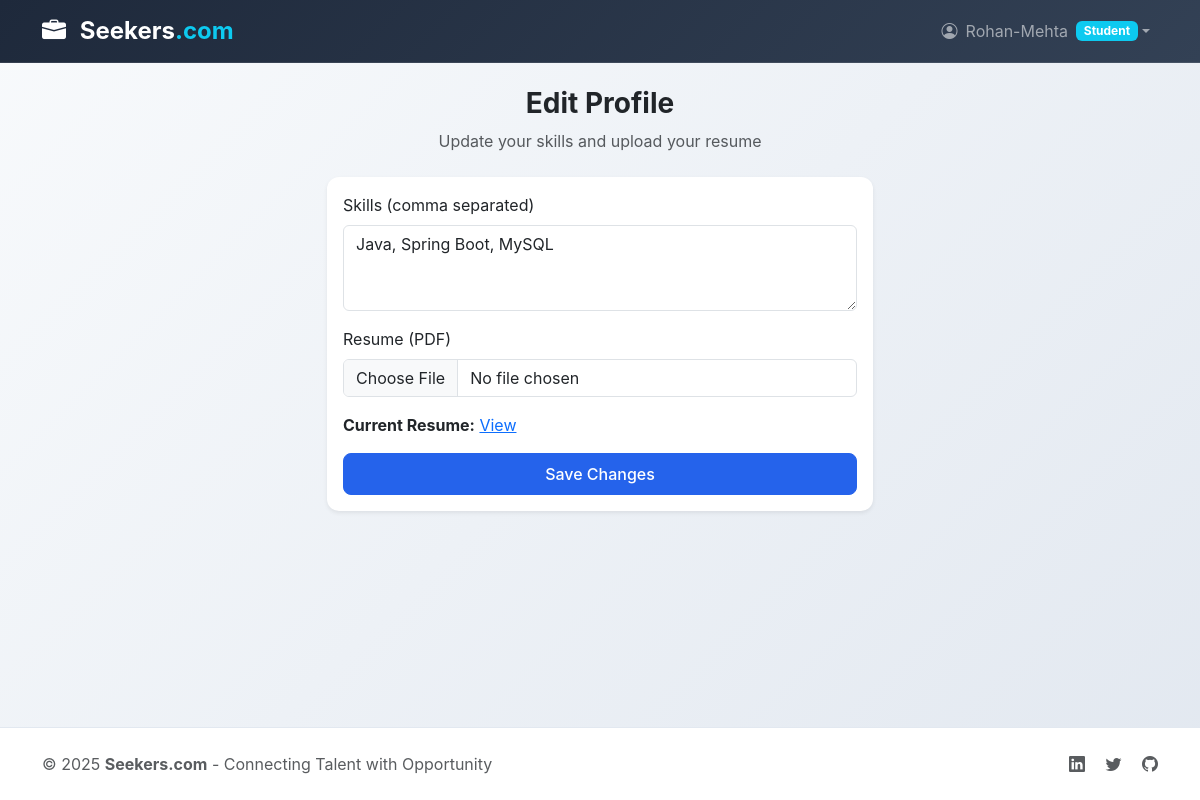
Screenshot of /accounts/profile/edit/ (signed in) with the database file from the repository.
### accounts/models.py (models this page shows, shortened)
class User(AbstractUser):
    ROLE_CHOICES = (
        ('student', 'Student'),
        ('company', 'Company'),
        ('interviewer', 'Interviewer'),
        ('admin', 'Admin'),
    )
    role = models.CharField(max_length=20, choices=ROLE_CHOICES)

class Profile(models.Model):
    ROLE_CHOICES = (
        ('student', 'Student'),
        ('company', 'Company'),
        ('interviewer', 'Interviewer'),
    )
    user = models.OneToOneField(User, on_delete=models.CASCADE)
    role = models.CharField(max_length=20, choices=ROLE_CHOICES)
    skills = models.TextField(blank=True)
    resume = models.FileField(upload_to='resumes/', blank=True, null=True)

### accounts/decorators.py (the view)
        def wrapper(request, *args, **kwargs):
            if not hasattr(request.user, 'profile'):
                return redirect('login')
            if request.user.profile.role != role:
                return redirect('login')
            return view_func(request, *args, **kwargs)

### accounts/views.py (called while the page is built)
@login_required
@role_required('student')
def edit_profile(request):
    profile = request.user.profile
    if request.method == 'POST':
        profile.skills = request.POST.get('skills')
        if 'resume' in request.FILES:
            profile.resume = request.FILES['resume']
        profile.save()
        return redirect('student_dashboard')
    return render(request, 'accounts/edit_profile.html', {'profile': profile})

### templates/accounts/edit_profile.html (shortened to what this page needs)
{% extends 'base.html' %}
{% block content %}
<div class="row justify-content-center">
    <div class="col-md-6">
        <div class="mb-4 text-center">
            <h3 class="fw-bold">Edit Profile</h3>
            <p class="text-muted">
                Update your skills and upload your resume
            </p>
        </div>
        <div class="card shadow-sm">
            <div class="card-body">
                <form method="post" enctype="multipart/form-data">
                    <div class="mb-3">
                        <label for="skills" class="form-label">Skills (comma separated)</label>
                        <textarea name="skills" id="skills" class="form-control" rows="3">{{ profile.skills }}</textarea>
                    </div>
                    <div class="mb-3">
                        <label for="resume" class="form-label">Resume (PDF)</label>
                        <input type="file" name="resume" id="resume" class="form-control">
                    </div>
                    {% if profile.resume %}
                        <div class="mb-3">
                            <strong>Current Resume:</strong>
                            <a href="{{ profile.resume.url }}" target="_blank">View</a>
                        </div>
                    {% endif %}
                    <div class="d-grid">
                        <button type="submit" class="btn btn-primary">
                            Save Changes
                        </button>
                    </div>
                </form>
            </div>
        </div>
    </div>
</div>
{% endblock %}

### templates/base.html (shortened to what this page needs)
<!DOCTYPE html>
<html lang="en">
<head>
    <link href="https://cdn.jsdelivr.net/npm/bootstrap@5.3.2/dist/css/bootstrap.min.css" rel="stylesheet">
    <link href="https://cdn.jsdelivr.net/npm/bootstrap-icons@1.11.0/font/bootstrap-icons.css" rel="stylesheet">
</head>
<body class="d-flex flex-column min-vh-100">
<nav class="navbar navbar-expand-lg navbar-dark sticky-top">
    <div class="container">
        <a class="navbar-brand" href="{% url 'home' %}">
            <i class="bi bi-briefcase-fill me-2"></i>
            Seekers<span class="text-info">.com</span>
        </a>
        <div class="collapse navbar-collapse" id="navbarNav">
            <div class="navbar-nav ms-auto">
                {% if user.is_authenticated %}
                    <div class="nav-item dropdown">
                        <a class="nav-link dropdown-toggle d-flex align-items-center" href="#" role="button" data-bs-toggle="dropdown">
                            <i class="bi bi-person-circle me-2"></i>
                            {{ user.username }}
                            <span class="badge bg-info ms-2">{{ user.role|title }}</span>
                        </a>
                    </div>
                {% endif %}
            </div>
        </div>
    </div>
</nav>
<main class="flex-grow-1">
    <div class="container py-4">
        {% block content %}
        {% endblock %}
    </div>
</main>
<footer class="footer py-4">
    <div class="container text-center">
        <div class="row align-items-center">
            <div class="col-md-6 text-md-start">
                <p class="mb-0 text-muted">
                    © 2025 <strong>Seekers.com</strong> - Connecting Talent with Opportunity
                </p>
            </div>
            <div class="col-md-6 text-md-end">
                <div class="social-links">
                    <a href="#" class="text-muted me-3"><i class="bi bi-linkedin"></i></a>
                    <a href="#" class="text-muted me-3"><i class="bi bi-twitter"></i></a>
                    <a href="#" class="text-muted"><i class="bi bi-github"></i></a>
                </div>
            </div>
        </div>
    </div>
</footer>
</body>
</html>

### templates/base.html (style rules this page uses)
:root { --primary-color: #2563eb; --secondary-color: #64748b; --success-color: #059669; --warning-color: #d97706; --danger-color: #dc2626; }
body { font-family: 'Inter', -apple-system, BlinkMacSystemFont, sans-serif; background: linear-gradient(135deg, #f8fafc 0%, #e2e8f0 100%); min-height: 100vh; }
.navbar-brand { font-weight: 700; font-size: 1.5rem; }
.card { border: none; border-radius: 12px; box-shadow: 0 4px 6px -1px rgba(0, 0, 0, 0.1); transition: all 0.3s ease; }
.btn { border-radius: 8px; font-weight: 500; padding: 0.5rem 1rem; transition: all 0.2s ease; }
.btn-primary { background: var(--primary-color); border-color: var(--primary-color); }
.navbar { background: linear-gradient(135deg, #1e293b 0%, #334155 100%) !important; backdrop-filter: blur(10px); border-bottom: 1px solid rgba(255, 255, 255, 0.1); }
.footer { background: white; border-top: 1px solid #e2e8f0; margin-top: auto; }

### rows the page displays
User: username "Rohan-Mehta", role "Student"
Profile: skills "Java, Spring Boot, MySQL"
